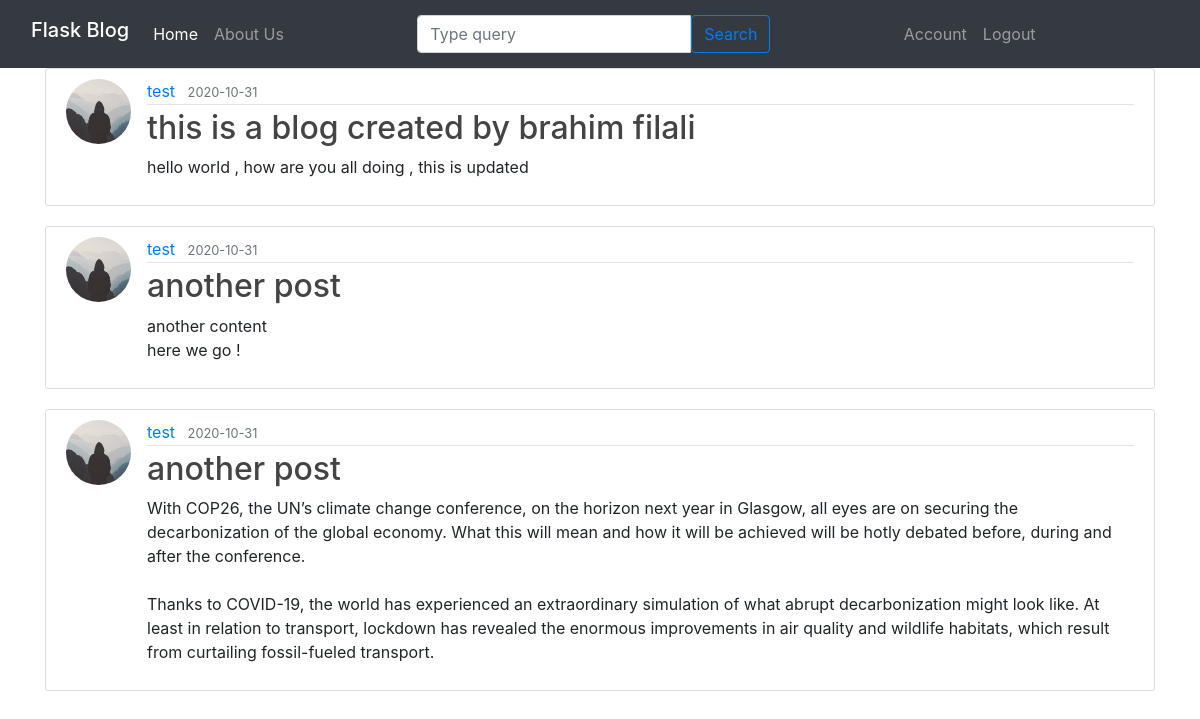
Page /my_posts (signed in) on the earlier database version.
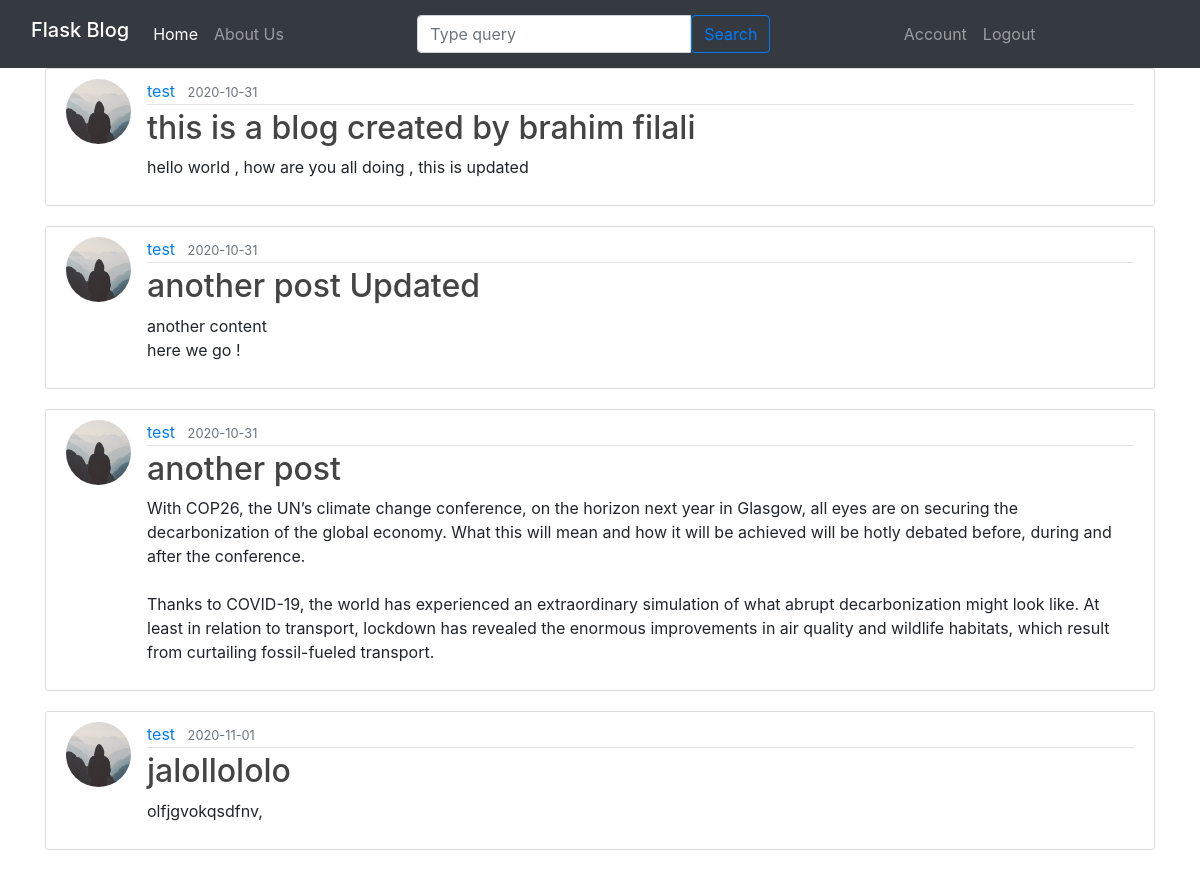
Same page on the later database version.
### flaskblog/models.py (models this page shows, shortened)
class Post(db.Model ,UserMixin):
    id = db.Column(db.Integer , primary_key = True)
    title = db.Column(db.String(20) , nullable = False )
    content = db.Column(db.Text, nullable = False )
    date_posted = db.Column(db.DateTime , default=datetime.utcnow)
    user_id = db.Column(db.Integer , db.ForeignKey('user.id'))

class User(db.Model ,UserMixin):
    id = db.Column(db.Integer , primary_key = True)
    username = db.Column(db.String(20) , unique = True , nullable = False )
    email = db.Column(db.String(120) , unique = True , nullable = False )
    image_file = db.Column(db.String(40) , nullable = False , default = 'default.jpg')
    password = db.Column(db.String(60) , nullable = False)
    posts = db.relationship('Post' , backref = 'author')

### flaskblog/routes.py (the view)
@app.route("/my_posts")
@login_required
def my_posts():
    posts = Post.query.filter_by(author = current_user).all()
    return render_template('my_posts.html' , title = 'My Posts' , posts = posts)

### flaskblog/models.py (called while the page is built)
@login_manager.user_loader
def load_user(user_id):
    return User.query.get(int(user_id))

### flaskblog/templates/my_posts.html
{% extends 'layout.html' %}
{% block content %}
<div class="container">
    {% for post in posts %}
        <article class="media content-section">
          <img class="rounded-circle article-img" src="{{ url_for('static', filename='profile_pics/' + post.author.image_file) }}">
          <div class="media-body">
            <div class="article-metadata">
              <a class="mr-2" href="#">{{ post.author.username }}</a>
              <small class="text-muted">{{ post.date_posted.strftime('%Y-%m-%d') }}</small>
            </div>
            <h2><a class="article-title" href=" {{ url_for('post' , post_id = post.id) }} ">{{ post.title }}</a></h2>
            <p class="article-content">{{ post.content }}</p>
          </div>
        </article>
    {% endfor%}
</div>
{% endblock content %}

### flaskblog/templates/layout.html (shortened to what this page needs)
<!DOCTYPE html>
<html>
<head>
    <link rel="stylesheet" type="text/css" href="{{ url_for('static', filename='main.css') }}">
    <link rel="stylesheet" href="https://cdn.jsdelivr.net/npm/bootstrap@4.5.3/dist/css/bootstrap.min.css">
</head>
<body>
  <header>
    <nav class="navbar navbar-expand-lg navbar-dark bg-dark fixed-navbar ">
      <div class="container-fluid">
        <h3 class="navbar-brand" >Flask Blog</h3>
        <div class="collapse navbar-collapse" id="navbarSupportedContent">
          <ul class="navbar-nav mr-auto mb-2 mb-lg-0">
            <li class="nav-item">
              <a class="nav-link active" aria-current="page" href="{{ url_for('home') }}">Home</a>
            </li>
            <li class="nav-item">
              <a class="nav-link" href="{{ url_for('about') }}">About Us</a>
            </li>
          </ul>
          <form class="d-flex input-group w-auto mr-auto">
            <input
              type="search"
              class="form-control"
              placeholder="Type query"
              aria-label="Search"
            />
            <button class="btn btn-outline-primary" type="button" data-ripple-color="dark">
              Search
            </button>
          </form>
          <ul class="navbar-nav mr-auto mb-2 mb-lg-0">
            {% if current_user.is_authenticated %}
            <li class="nav-item">
              <a class="nav-link" href="{{ url_for('account') }}">Account</a>
            </li>
            <li class="nav-item">
              <a class="nav-link" href="{{ url_for('logout') }}">Logout</a>
            </li>
            {% endif %}
          </ul>
        </div>
      </div>
    </nav>
  </header>
  <main>
    <div class="container-fluid">
          <div class="col-md">
            {% block content %}{% endblock %}
          </div>
    </div>
  </main>
</body>
</html>

### flaskblog/static/main.css (style rules this page uses)
.article-img { max-width: 100%; min-width: 50px; height: auto; border-radius: 50%; }
body { background: #fafafa; color: #333333; margin-top: 5rem; }
h1, h2, h3, h4, h5, h6 { color: #444444; }
.content-section { background: #ffffff; padding: 10px 20px; border: 1px solid #dddddd; border-radius: 3px; margin-bottom: 20px; }
.article-title { color: #444444; }
.article-content { white-space: pre-line; }
.article-img { height: 65px; width: 65px; margin-right: 16px; }
.article-metadata { padding-bottom: 1px; margin-bottom: 4px; border-bottom: 1px solid #e3e3e3 }
.navbar a { float: left; display: block; color: #f2f2f2; text-align: center; padding: 14px 16px; text-decoration: none; }

Differences in the rows shown:
changed Post "another content here we go !": title "another post" → "another post Updated"
added Post: image_file (placeholder picture), author.username "test", date_posted "2020-11-01", title "jalollololo", content "olfjgvokqsdfnv,"
